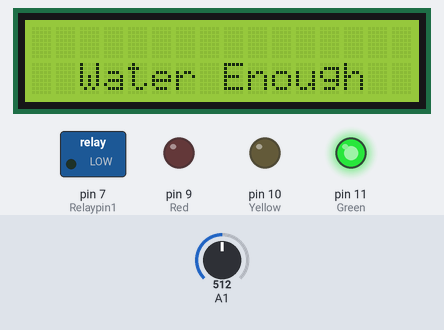
A sketch run on a simulated Arduino Uno, built with avr-gcc and run on an emulated ATmega328P. Parts: 16×2 character LCD, switched loads named in the sketch (green lamp = pin HIGH), output pins drawn as LEDs (lit = HIGH). The test bench sets the inputs (shaded band); at power-on: A1 = 512.

Above: at 0.1 s.
16.3 s: A1 set to 610
At 21.5 s:
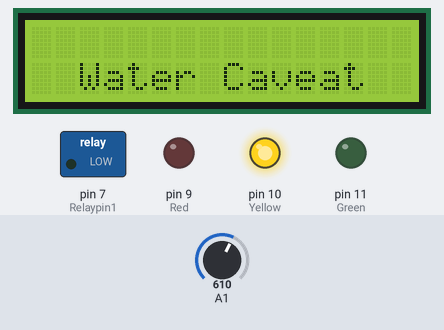
31.3 s: A1 set to 992
46.3 s: A1 set to 1011
At 47.4 s:
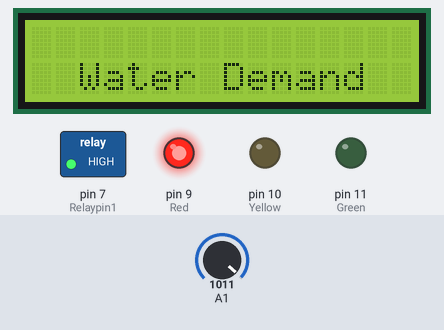
61.3 s: A1 set to 990
At 67.1 s:
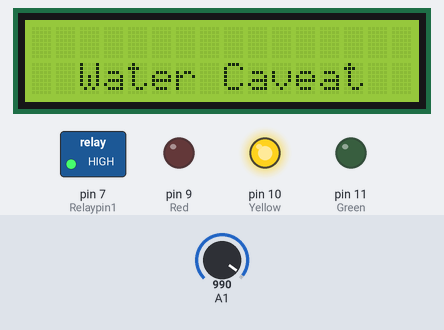
Timing chart, 0 to 68.6 s (numbered marks = the images above; inputs shaded):
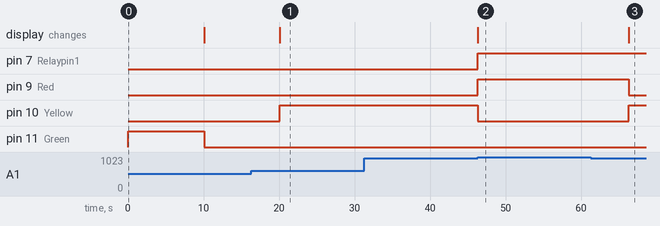

The sketch:

SZH-ME002.ino
```cpp
#include <Wire.h>
#include <LiquidCrystal_I2C.h>
LiquidCrystal_I2C lcd(0x27, 16, 2);

int Relaypin1 = 7;
int Soil_moisture = A1;
int Red = 9;
int Yellow = 10;
int Green = 11;

void setup() {
  lcd.init();
  lcd.backlight();
  pinMode(Relaypin1, OUTPUT);
  pinMode(Red, OUTPUT);
  pinMode(Yellow, OUTPUT);
  pinMode(Green, OUTPUT);
}

void loop() {
  Flower_kit_on();
}

void Flower_kit_on() {
  int Soil_moisture = analogRead(A1);

  if (Soil_moisture > 1000)
  {
    digitalWrite(Red, HIGH);
    digitalWrite(Yellow, LOW);
    digitalWrite(Green, LOW);
    lcd.setCursor(2, 1);
    lcd.print("Water Demand");
    digitalWrite(Relaypin1, HIGH);
    delay(10000);
  }
  if (Soil_moisture > 600 && Soil_moisture < 1000)
  {
    digitalWrite(Red, LOW);
    digitalWrite(Yellow, HIGH);
    digitalWrite(Green, LOW);
    lcd.setCursor(2, 1);
    lcd.print("Water Caveat");
  }
  else if (Soil_moisture < 600)
  {
    digitalWrite(Red, LOW);
    digitalWrite(Yellow, LOW);
    digitalWrite(Green, HIGH);
    lcd.setCursor(2, 1);
    lcd.print("Water Enough");
    digitalWrite(Relaypin1, LOW);
    delay(10000);
    Flower_kit_off();
  }
}

void Flower_kit_off() {
  digitalWrite(Red, LOW);
  digitalWrite(Yellow, LOW);
  digitalWrite(Green, LOW);
  lcd.clear();
  digitalWrite(Relaypin1, LOW);
  delay(10000);
}
```

Measured:
- the behaviour switches between 1000 and 1001 on A1 (found by bisection; images 1 and 2)
- after the input at 16.3 s, pin 10 (Yellow): LOW → HIGH after 3.8 s; pin 11 (Green): stays LOW (without the input it goes to HIGH after 3.8 s); the display: changes after 3.8 s (image 1)
- after the input at 31.3 s, every drawn part: stays the same
- after the input at 46.3 s, pin 7 (Relaypin1), pin 9 (Red): LOW → HIGH at once; pin 10 (Yellow): HIGH → LOW at once; the display: changes at once (image 2)
- after the input at 61.3 s, pin 9 (Red): HIGH → LOW after 5.0 s; pin 10 (Yellow): LOW → HIGH after 5.0 s; the display: changes after 5.0 s (image 3)
